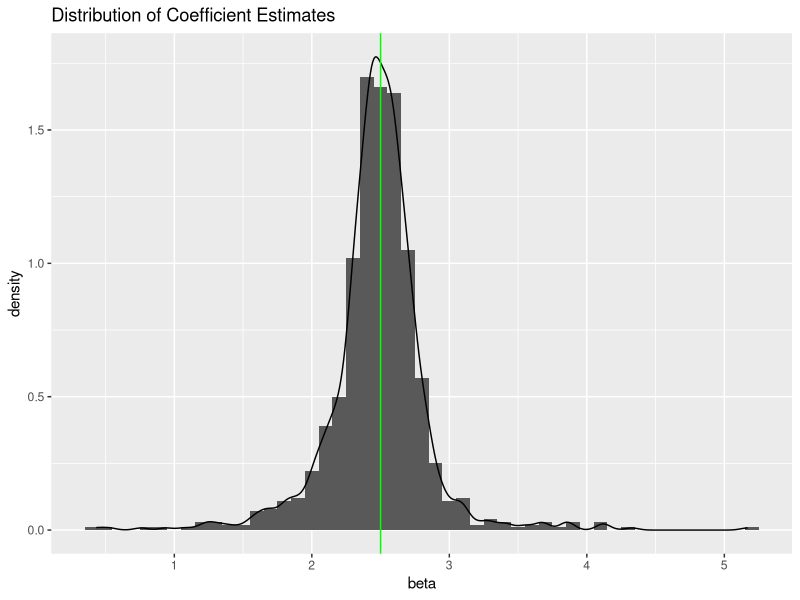
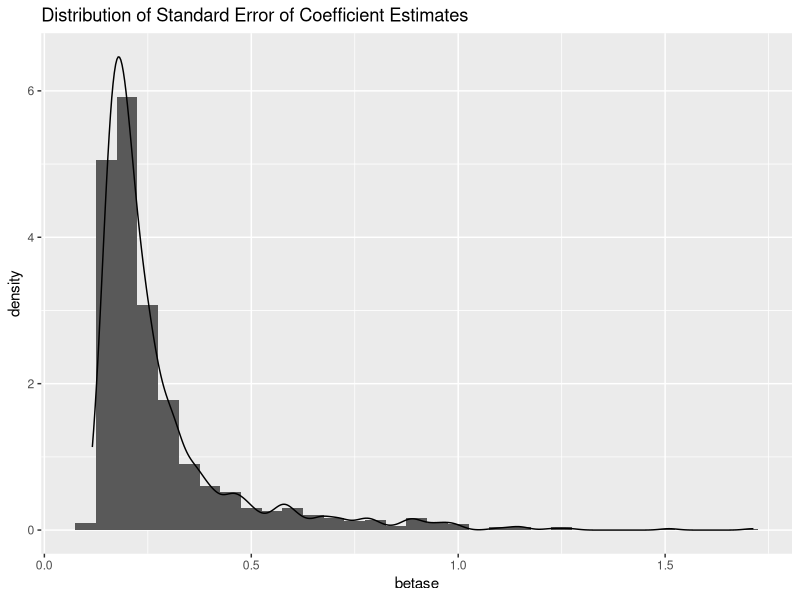

Write the R code that produced these figures, in order.
## ---- chunk 1
library(ggplot2)
## ---- chunk 2
set.seed(1234)
a <- 1
b <- 2.5
sigx <- 200
mux <- 7
sigy <- 15
n <- 100
## ---- chunk 3
beta <- NULL
betase <- NULL
for (i in 1:1000) {
        x <- rpois(n, round(runif(1,1,n), digit = 0))
        y <- a + b*x + rnorm(n,0,sigy)
        reg <- summary(lm(y ~ x))
        bet <- reg$coefficients[2] # Extracting the beta for this particular regression
        bse <- reg$coefficients[4] # Extracting the Standard error of beta
        beta <- c(beta, bet)
        betase <- c(betase, bse)
}
estimates <- data.frame(beta, betase, row.names = NULL)
## ---- chunk 4
ggplot(data = estimates, aes(x = beta)) + 
        geom_histogram(aes(y = ..density..), binwidth = 0.1) + 
        geom_density() + 
        geom_vline(aes(xintercept = b), col = "green") + 
        ggtitle("Distribution of Coefficient Estimates")
## ---- chunk 5
ggplot(data = estimates, aes(x = betase)) + 
        geom_histogram(aes(y = ..density..), binwidth = 0.05) + 
        geom_density() + 
        ggtitle("Distribution of Standard Error of Coefficient Estimates")
